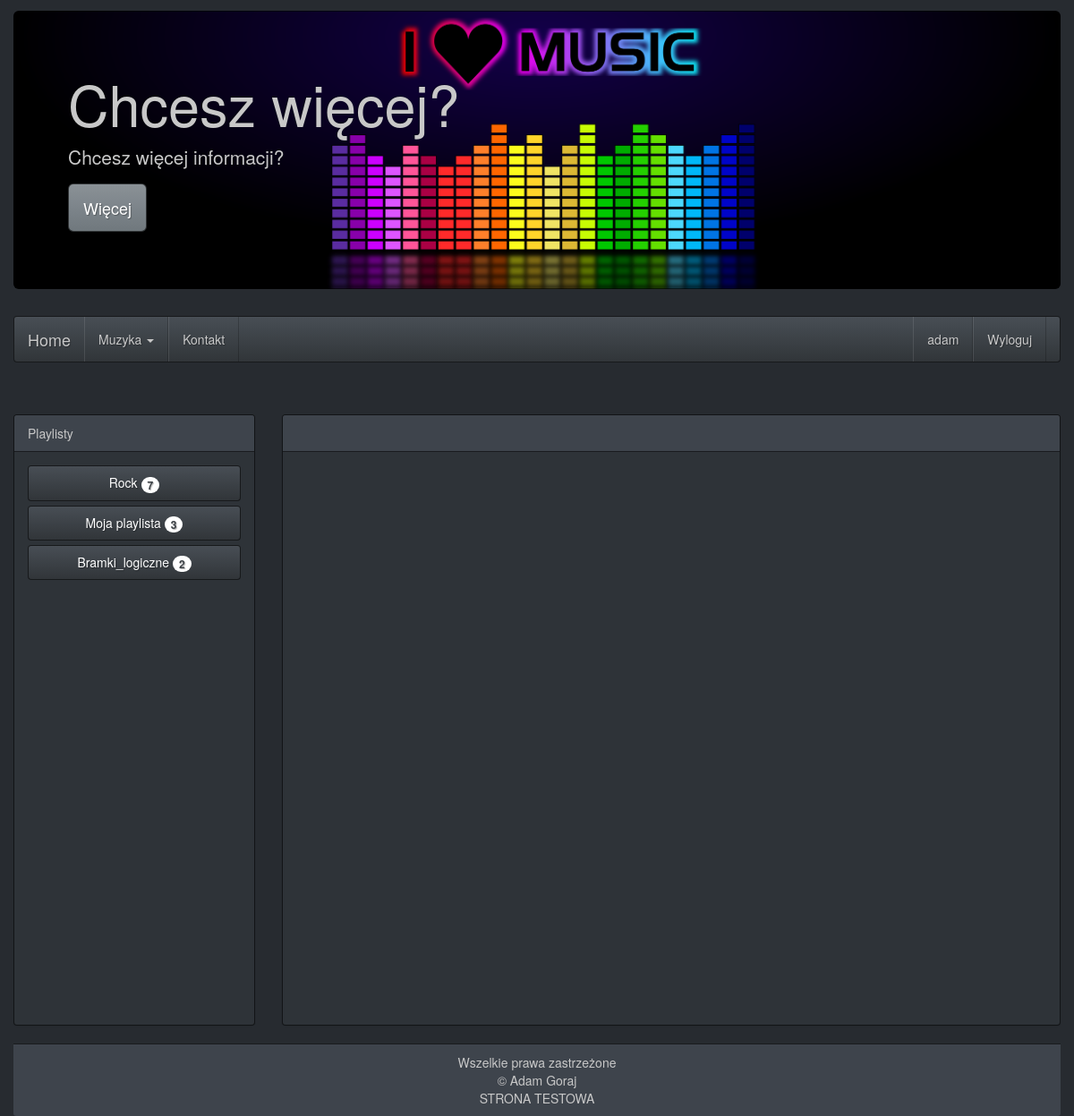
Page /?p=homepage (signed in) on the committed database.
### tables this page shows
CREATE TABLE IF NOT EXISTS `playlist` (
  `id` int(7) NOT NULL AUTO_INCREMENT,
  `name` text NOT NULL,
  `image` longblob NOT NULL,
  `id_user` int(7) NOT NULL,
  PRIMARY KEY (`id`),
  KEY `id_user` (`id_user`)
);

### session_start.php (called while the page is built, shortened)
<?php
function session_check() {
    if(isset($_SESSION['login']))
        return true;
    else
        return false;
}

### model/Playlist.php (called while the page is built, shortened)
<?php
class Playlist {
	public static function getPlaylists($dbConnect) {
		$db = $dbConnect;
		$db->connect();
		$sql = "SELECT playlist.id,playlist.name,playlist.image,playlist.id_user,count(track.id) as count
            FROM playlist
            LEFT JOIN track on playlist.id=track.id_playlist
            WHERE id_user =".$_SESSION['id']."
            GROUP by playlist.id;";
		$result = $db->doQuery($sql);
		return $result ;
	}
}

### database/DatabaseConnect.php (called while the page is built, shortened)
<?php
class DatabaseConnect {
	private $user='u960822207_niko';
	private $password='elo123';
	private $host='mysql.hostinger.pl';
	private $base='u960822207_audio';
	private $connection;
	public function getConnection() {
		return $this->connection;
	}
	public function doQuery($sql) {
		return $this->connection->query($sql);
	}
	public function connect() {
		try {
			$this->connection= new mysqli($this->host,$this->user,$this->password,$this->base);
		} catch (Exception $e) {
		}
	}
}

### views/home_page.php (the view, shortened to what this page needs)
<?php
if(session_check()==True) {
	include_once 'model/Playlist.php';
$playlists = Playlist::getPlaylists($dbConnection);
$playlistsRes=NULL;
if($playlists!=false) {
	$playlistsRes= $playlists->fetch_array(MYSQLI_ASSOC);
}
$muzyka_json=array();
if(isset($_GET['id'])) {
	$playlist= Playlist::getPlaylist($dbConnection, $_GET['id']);
	$playlist= $playlist->fetch_array(MYSQLI_ASSOC);
	$music = Track::getTracksPlaylistPlayer($dbConnection,$_SESSION['id'],$playlist['id']);
	$musicTmp = Track::getTracksPlaylistPlayer($dbConnection,$_SESSION['id'],$playlist['id']);
    $i=1;
    $music_json=array();
    while($musicRes = $musicTmp->fetch_array(MYSQLI_ASSOC)) {
        $muzyka_json["id"] ="".$i;
        $muzyka_json["track"] =str_replace(" ","_",$musicRes['mname']);
        $muzyka_json["wykonawca"] =str_replace(" ","_",$musicRes['mauthor']);
        $url = str_replace('/','|',$musicRes['murl']);
        $muzyka_json["url"] =$url;
        array_push($music_json,$muzyka_json);
        $i++;
    }
}else
    $playlist=NULL;
    echo '
<div style="min-height: 700px;margin-top: 5%" >
    <div class="row">
        <div class="col-xs-4 col-sm-3 pos aside ">
            <div class="panel panel-default " >
                <div class="panel-heading">Playlisty</div>
                <div class="panel-body text-center" style="min-height: 80vh">';
   					 if(empty($playlistsRes['name'])) {
                        echo '
                           <div class="text-center" style="margin-top: 50%">
                              nie masz jeszcze stworzonej żadnej playlisty
                              <a href="?p=dodajplaylista#sticker">kliknij tutaj i dodaj teraz</a>
                           </div>';
                    }else {
                            do {
                            	echo '<a href = "?p=homepage&id='.$playlistsRes['id'].'#sticker"
                                        class="btn btn-default  btn-block">
                                        '.$playlistsRes['name'].'
                                            <span style="position:inherit"
												  class="badge">
												  '.$playlistsRes['count'].
											'</span>
                                        </a>';
                            } while ($playlistsRes= $playlists->fetch_array(MYSQLI_ASSOC));
                    }
    echo'
                </div>
            </div>
         </div>
        <div class="col-xs-8 col-sm-9 pos main">
            <div class="panel panel-default " >
                <div class="panel-heading">
                    <div id="panel-title" >';
   						 if($playlists==True)
                            echo'<br>';
                        else
                            echo $playlist['name'];
                      echo '
                    </div>
                        <select class="form-control" id="panel-select-title" style="background-color: inherit;color: inherit">';
                         echo'
                        </select>
                </div>
                <div class="panel-body" style="min-height: 80vh">
                     ';
                    echo '
                </div>
            </div>
        </div>
    </div>
    <div class="clear-both"></div>
';
}else {
    include 'views/main.php';
}
?>

### public/css/style.css (style rules this page uses)
body { padding: 0; margin: 0; }
.pos { position: inherit; }

### rows in the picture
playlist: name "Rock", count "7"
playlist: name "Moja playlista", count "3"
playlist: name "Bramki_logiczne", count "2"

### other values in the picture
$_SESSION['login'] "adam"
